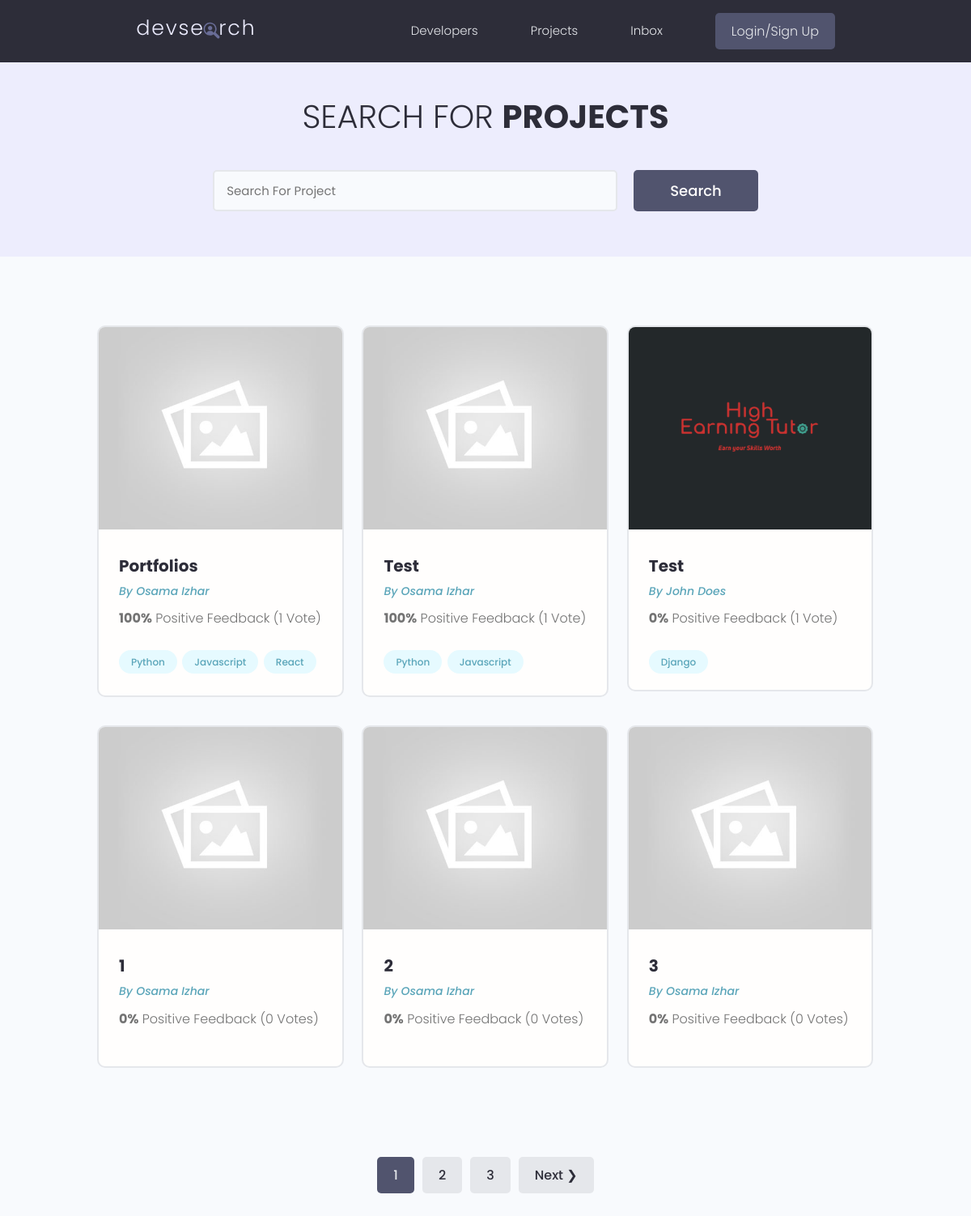
/projects/, run on the app's committed database.
### projects/models.py (models this page shows, shortened)
class Project(models.Model):
    owner=  models.ForeignKey(Profile,null=True,blank=True,on_delete=models.SET_NULL) # setting null to true here so we can run migration without data, SET_NULL is used so that we if someone deletes project accidently it can be retrived back
    title= models.CharField(max_length=200)
    description= models.TextField(null=True,blank=True)
    featured_image= models.ImageField(null=True,blank=True,default="default.jpg") # requires pillow to use
    demo_link= models.CharField(max_length=2000,null=True,blank=True)
    source_link= models.CharField(max_length=2000,null=True,blank=True)
    tags= models.ManyToManyField("Tag", blank=True) # using Tag as string since it is referenced afterwards so python will be able to find it
    vote_total= models.IntegerField(default=0,null=True,blank=True)
    vote_ratio= models.IntegerField(default=0,null=True,blank=True)
    created= models.DateTimeField(auto_now_add=True) # auto_now_add adds timestamp automatically as model instance is created
    id= models.UUIDField(default=uuid.uuid4,unique=True,primary_key=True,editable=False) # UUID 16 character unique ids
    class Meta:
        ordering = ['-vote_ratio',"-vote_total"]  # ordering entries based on created field by default in ascending order

class Tag(models.Model):
    name= models.CharField(max_length=200)
    created= models.DateTimeField(auto_now_add=True)
    id= models.UUIDField(default=uuid.uuid4, unique=True,
                        primary_key=True,editable=False)
    def __str__(self):
        return self.name

### users/models.py (models this page shows, shortened)
class Profile(models.Model):
    user= models.OneToOneField(
        User,on_delete=models.CASCADE, null=True,blank=True
    ) # creating one to one relationship with User default model of django
    name=models.CharField(max_length=200,blank=True,null=True)
    username=models.CharField(max_length=200,blank=True,null=True)
    location=models.CharField(max_length=200,blank=True,null=True)
    email=models.EmailField(max_length=500,blank=True,null=True)
    short_intro=models.CharField(max_length=200,blank=True,null=True)
    bio=models.TextField(blank=True,null=True)
    profile_image=models.ImageField(
        null=True,blank=True,upload_to="profiles/",default="profiles/user-default.png"
    )
    social_github = models.CharField(max_length=200,blank=True,null=True)
    social_twitter = models.CharField(max_length=200,blank=True,null=True)
    social_linkedin = models.CharField(max_length=200,blank=True,null=True)
    social_youtube = models.CharField(max_length=200,blank=True,null=True)
    social_website = models.CharField(max_length=200,blank=True,null=True)
    created= models.DateTimeField(auto_now_add=True) # auto_now_add adds timestamp automatically as model instance is created
    id= models.UUIDField(default=uuid.uuid4,unique=True,primary_key=True,editable=False) # UUID 16 character unique ids

### projects/views.py (the view)
# urls.py: path("projects/", include("projects.urls")), # this will add the urls inside projects app folder in here so django can use those urls
def projects(request):
    projects,search_query = searchProjects(request)
    custom_range,projects = paginateProjects(request,projects,6)
    context = {"projects":projects,"search_query":search_query,"custom_range":custom_range} # adding search_query to context so that users can see after searching what they searched for
    return render(request,"projects/projects.html",context) # rendering view from html template using render

### projects/utils.py (called while the page is built)
def searchProjects(request):
    search_query = ""
    if request.GET.get('search_query'):
        search_query = request.GET.get('search_query')
    tags= Tag.objects.filter(name__icontains=search_query)
    projects = Project.objects.distinct().filter(
        Q(title__icontains=search_query) |
        Q(description__icontains=search_query) |
        Q(owner__name__icontains=search_query) |
        Q(tags__in=tags)
    )
    return projects, search_query

### projects/templates/projects/projects.html (shortened to what this page needs)
{% extends "main.html" %}
{% block content %}
  <main class="projects">
    <section class="hero-section text-center">
      <div class="container container--narrow">
        <div class="hero-section__box">
          <h2>Search for <span>Projects</span></h2>
        </div>
        <div class="hero-section__search">
          <form id="searchForm" class="form" action="#" method="get">
            <div class="form__field">
              <input class="input input--text" id="formInput#search" type="text" name="search_query"
                placeholder="Search For Project" value="{{search_query}}" />
            </div>
            <input class="btn btn--sub btn--lg" type="submit" value="Search" />
          </form>
        </div>
      </div>
    </section>
    <section class="projectsList">
      <div class="container">
        <div class="grid grid--three">
          {%for project in projects%}
          <div class="column">
            <div class="card project">
              <a href="{%url 'project' project.id %}" class="project">
                <img class="project__thumbnail" src="{{project.featured_image.url}}" alt="project thumbnail" />
                <div class="card__body">
                  <h3 class="project__title">{{project.title}}</h3>
                  <p><a class="project__author" href="{%url 'user-profile' project.owner.id%}">By {{project.owner.name}}</a></p>
                  <p class="project--rating">
                    <span style="font-weight: bold;">{{project.vote_ratio}}%</span> Positive
                    Feedback ({{project.vote_total}} Vote{{project.vote_total|pluralize:"s"}})
                  </p>
                  <div class="project__tags">
                    {%for tag in project.tags.all %}
                    <span class="tag tag--pill tag--main">
                      <small>{{tag}}</small>
                    </span>
                    {%endfor%}
                  </div>
                </div>
              </a>
            </div>
          </div>
          {%endfor%}
        </div>
      </div>
    </section>
    {% include "pagination.html" with queryset=projects custom_range=custom_range %}
  </main>
{% endblock content%}

### static/styles/app.css (style rules this page uses)
:root { --color-sub: #2d2d39; }
.btn--sub { background-color: var(--color-sub-light); }
.card { border: 2px solid var(--color-light); }
img { width: 100%; }
.hero-section { height: 40vh; display: flex; align-items: center; background-color: var(--color-sub); }
.hero-section__box { margin-bottom: 4rem; }
.hero-section__box > h2, .hero-section__box > h2 > span { font-size: 4rem; color: var(--color-light); line-height: 1.3; text-transform: uppercase; }
.hero-section__box > h2 { font-weight: 300; }
.hero-section__box > h2 > span { font-weight: 700; }
.hero-section__search > .form { display: flex; align-items: center; justify-content: center; gap: 2rem; }
.hero-section__search > .form input.input--text { width: 50rem; }
.project__author { font-size: 1.4rem; font-style: italic; }
.project--rating { margin-bottom: 1.6em; margin-top: .5em; }
.projects > .hero-section { background: var(--color-sub-lighter); height: 30vh; }
.projects .hero-section__box { margin-bottom: 2.5rem; }
.projects .hero-section__box > h2 { color: var(--color-sub); }
.projects .hero-section__box > h2 > span { font-weight: 700; color: var(--color-sub); }
.projectsList { margin-top: 8rem; }
.project__thumbnail { height: 25rem; object-fit: cover; object-position: top center; }
.project__title { font-size: 2rem; font-weight: 700; color: var(--color-sub); }

### static/uikit/styles/modules/_variables.css (style rules this page uses)
:root { --color-main: #5aa5b9; --color-main-light: #e6faff; --color-sub: #3f4156; --color-sub-light: #51546e; --color-sub-lighter: #ededfd; --color-text: #737373; --color-gray: #8b8b8b; --color-light: #e5e7eb; --color-light-gray: #767676; --color-bg: #f8fafd; --color-white: #fffefd; --color-white-light: #f3f3f3; --color-success: #359e64; --color-success-bg: #def8e8; --color-error: #fc4b0b; --color-error-bg: #fff2ee; --font-base: 'Poppins', arial, helvetica, 'Segoe UI', roboto, ubuntu, sans-serif; --font-monospace: 'Fira Code', 'Courier New', courier, monospace; --font-regular: 300; --font-medium: 500; --font-bold: 700; --generic-shadow: 1px 1px 5px #00000010; --generic-transition: all 0.3s ease-in-out; }

### static/uikit/styles/modules/_base.css (style rules this page uses)
* { margin: 0; padding: 0; box-sizing: border-box; text-rendering: optimizeLegibility; color: inherit; font-size: inherit; }
html { font-size: 50%; }
@media only screen and (min-width: 480px) { html { font-size: 56.25%; } }
@media only screen and (min-width: 1200px) { html { font-size: 62.5%; } }
body { line-height: 1.6; font-weight: 400; font-size: 1.5rem; color: var(--color-text); background-color: var(--color-bg); min-height: 100vh; }

### static/uikit/styles/modules/_typography.css (style rules this page uses)
* { font-family: var(--font-base); }
h2 { font-size: 3.6rem; font-weight: var(--font-bold); }
h3 { font-size: 3.2rem; font-weight: var(--font-medium); }
p, span, strong { font-size: 1.6rem; color: var(--color-text); font-weight: var(--font-regular); }
a { padding-bottom: 2px; text-decoration: none; display: inline-block; color: var(--color-main); font-weight: var(--font-medium); }

### static/uikit/styles/modules/_utilities.css (style rules this page uses)
.container { width: 92%; max-width: 165rem; margin: 0 auto; box-sizing: border-box; }
.container--narrow { width: 92%; max-width: 120rem; }
@media screen and (min-width: 1000px) { .container { width: 90%; } }
@media screen and (min-width: 1000px) { .container--narrow { width: 85%; } }
@media screen and (min-width: 1200px) { .container { width: 80%; } }
@media screen and (min-width: 1200px) { .container--narrow { width: 72%; } }
.text-center { text-align: center; }

### static/uikit/styles/modules/_button.css (style rules this page uses)
.btn { display: inline-block; position: relative; cursor: pointer; background-color: var(--color-light); font-weight: var(--font-medium); color: var(--color-sub); text-decoration: none; padding: 1rem 2rem; border-radius: 0.5rem; border: none; width: -webkit-fit-content; width: -moz-fit-content; width: fit-content; height: -webkit-fit-content; height: -moz-fit-content; height: fit-content; font-size: 1.6rem; outline-width: 0; outline-color: transparent; -webkit-backface-visibility: hidden; backface-visibility: hidden; transition: all 0.3s ease-in-out; }
.btn--sub { background-color: var(--color-sub); color: var(--color-white); }
.btn--lg { font-size: 1.8rem; padding: 1.2rem 4.5rem; }

### static/uikit/styles/modules/_card.css (style rules this page uses)
.card { border-radius: 1rem; background-color: var(--color-white); border: 1.5px solid var(--color-light); width: auto; height: auto; margin-top: 0.5rem; margin-bottom: 0.5rem; overflow: hidden; }
.card__body, .card__header { padding: 2rem 2.5rem; }

### data on the page
Project: featured_image (placeholder picture), title "Portfolios", owner.name "Osama Izhar", vote_ratio "100", vote_total "1"
Tag: name "Python"
Tag: name "Javascript"
Tag: name "React"
Project: featured_image (placeholder picture), title "Test", owner.name "Osama Izhar", vote_ratio "100", vote_total "1"
Project: featured_image (picture), title "Test", owner.name "John Does", vote_ratio "0", vote_total "1"
Tag: name "Django"
Project: featured_image (placeholder picture), title "1", owner.name "Osama Izhar", vote_ratio "0", vote_total "0"
Project: featured_image (placeholder picture), title "2", owner.name "Osama Izhar", vote_ratio "0", vote_total "0"
Project: featured_image (placeholder picture), title "3", owner.name "Osama Izhar", vote_ratio "0", vote_total "0"

### other printed values
{{ page }} "1"
{{ page }} "2" "3"
